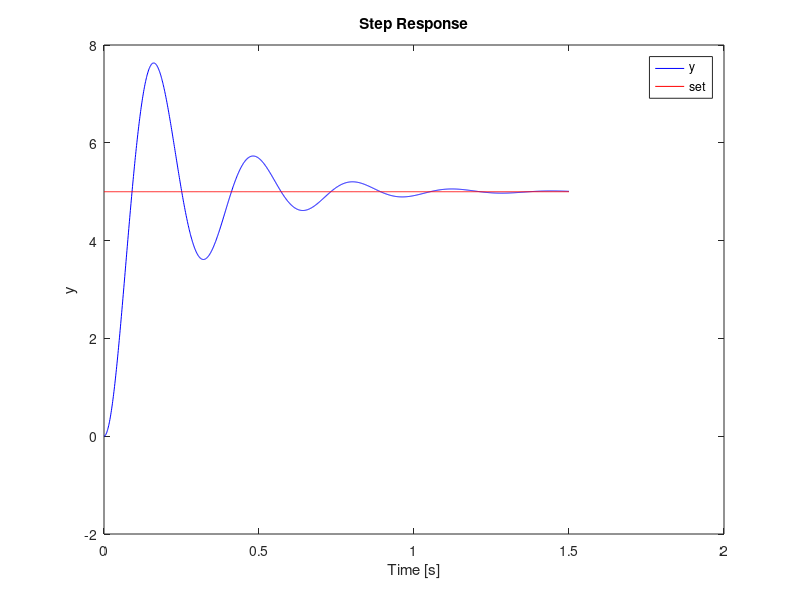
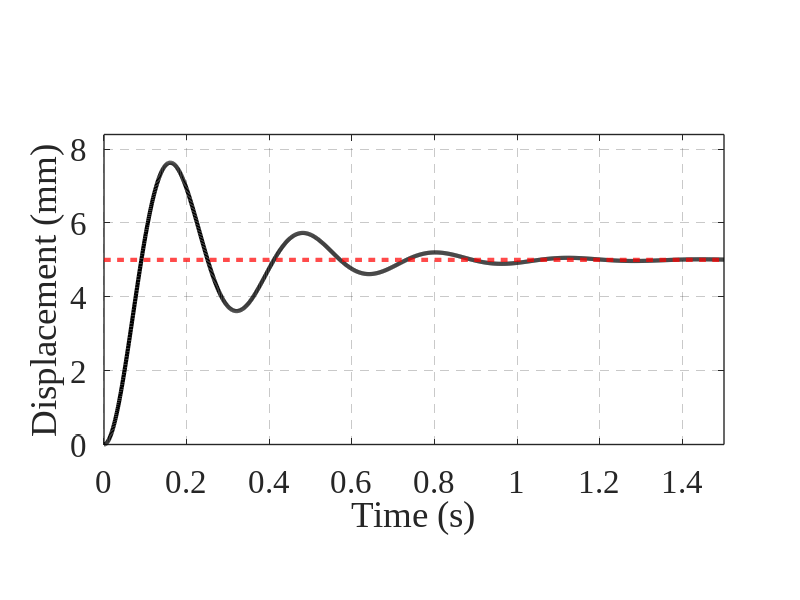

Recreate these plots in MATLAB, in order. (Note: this script raises an error after producing the figures.)
% 이름   : time_series_example
% 용도   : plot-style time-series 케이스 — before/after 비교 예제
% 작성자 : REM2 / 2026
% 사용법 : MATLAB에서 직접 실행 (외부 데이터 불필요). image_fig/에 PNG 저장
% 의존성 : 없음 (기본 MATLAB)

%% 합성 데이터 — 2차 부족감쇠 스텝 응답 (변위 mm)
clear; clc;
zeta = 0.2;  wn = 20;                       % 감쇠비, 고유진동수 (rad/s)
wd   = wn*sqrt(1 - zeta^2);
t    = 0:1e-3:1.5;                          % 시간 (s) — 0부터 시작
phi  = atan2(sqrt(1 - zeta^2), zeta);
y    = 1 - (exp(-zeta*wn*t)./sqrt(1 - zeta^2)).*sin(wd*t + phi);
y    = 5*y;                                 % 변위 스케일 (mm)
setpoint = 5*ones(size(t));                 % 목표 변위 (mm)

%% 출력 폴더 (스크립트 위치 기준)
thisDir = fileparts(mfilename('fullpath'));
outDir  = fullfile(thisDir, 'image_fig');
if ~exist(outDir, 'dir'); mkdir(outDir); end

%% ── BEFORE — 흔한 문제: 얇은 선, 단위 brackets, grid 없음, xlim 없음, shorthand 색, 불필요한 title
figBefore = figure('Name', 'time-series BEFORE');
plot(t, y, 'b');                            % 얇은 기본 선 + shorthand 색
hold on;
plot(t, setpoint, 'r');
xlabel('Time [s]');                         % brackets (잘못)
ylabel('y');                                % 단위·의미 불명
title('Step Response');                     % 불필요한 title
legend('y', 'set');
exportgraphics(figBefore, fullfile(outDir, 'time_series_before.png'), 'Resolution', 300);

%% ── AFTER — plot-style Common + time-series 케이스 적용
% 스타일 블록 (예제 자립성을 위해 인라인)
fontSize  = 24;  fontName = 'Times New Roman';  lineWidth = 3.0;
axLineWidth = 1.0;                              % 축 박스·그리드 선 두께
gridStyle = '--';  gridAlpha = 0.25;
colorOrder = [0 0 0; 1 0 0; 0 0 1];

% 재현 가능한 export 크기 (docking 대신 고정 Position)
figAfter = figure('Name', 'time-series AFTER', 'Color', 'w', ...
                  'Units', 'pixels', 'Position', [100 100 960 540]);
ax = axes('Parent', figAfter);

hMeas = plot(ax, t, y, 'LineStyle', '-', 'Color', colorOrder(1,:), 'LineWidth', lineWidth);
hold(ax, 'on');
hRef  = plot(ax, t, setpoint, 'LineStyle', '--', 'Color', colorOrder(2,:), 'LineWidth', lineWidth);

xlabel(ax, 'Time (s)');                     % 단위 괄호
ylabel(ax, 'Displacement (mm)');            % 물리 단위 명시
xlim(ax, [0, t(end)]);                      % 0부터 시작
ylim(ax, [0, 1.1*max(y)]);                  % 위쪽 ~10% 패딩
pbaspect(ax, [2 1 1]);                      % 시계열 wide
set(ax, 'FontSize', fontSize, 'FontName', fontName, 'Box', 'on', 'LineWidth', axLineWidth, ...
        'XGrid', 'on', 'YGrid', 'on', 'GridLineStyle', gridStyle, 'GridAlpha', gridAlpha, ...
        'GridLineWidth', axLineWidth);          % GridLineWidth: R2023a+
legend(ax, [hMeas, hRef], {'Displacement', 'Setpoint'}, ...
       'Location', 'northoutside', 'NumColumns', 1, ...   % 2개 항목(1–3) → 1열
       'FontSize', fontSize, 'FontName', fontName);
exportgraphics(figAfter, fullfile(outDir, 'time_series_after.png'), 'Resolution', 300);

disp('time_series_example: before/after PNG 저장 완료 → image_fig/');
